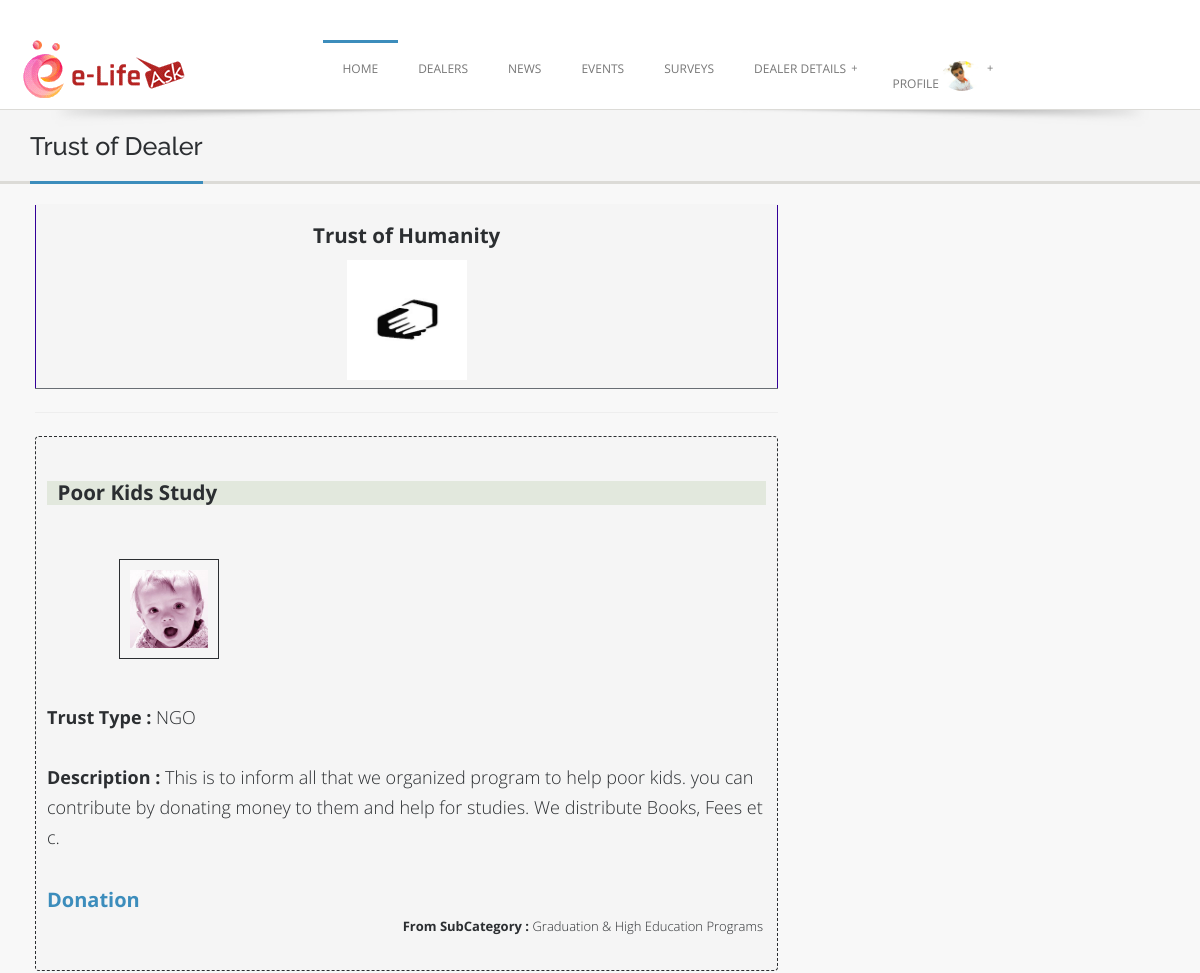
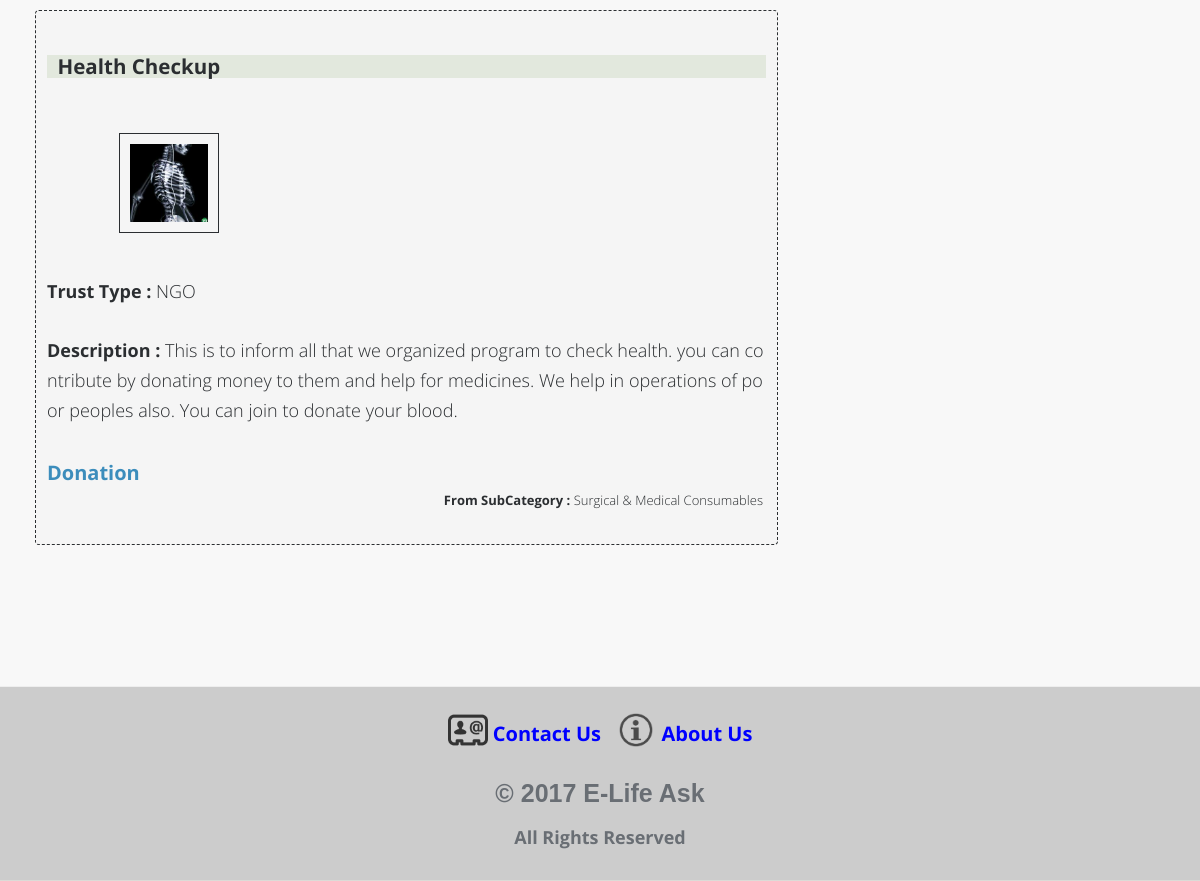
/User-Dealer/user_dealers_trust.php?dt_id=11 (signed in), run on the app's committed database (2 pictures, top to bottom).
### tables this page shows
CREATE TABLE `tbl_user` (
  `user_id` int(11) NOT NULL,
  `user_first_name` varchar(25) NOT NULL,
  `user_last_name` varchar(25) NOT NULL,
  `user_email` varchar(30) NOT NULL,
  `user_password` varchar(15) NOT NULL,
  `user_mobile_no` varchar(13) NOT NULL,
  `city_id` int(11) DEFAULT NULL,
  `pin_code` varchar(10) NOT NULL,
  `user_address` varchar(200) DEFAULT NULL,
  `user_photo` varchar(500) DEFAULT NULL,
  `user_status` int(11) NOT NULL
);

CREATE TABLE `tbl_dealer` (
  `dealer_id` int(11) NOT NULL,
  `dealer_first_name` varchar(25) NOT NULL,
  `dealer_last_name` varchar(25) NOT NULL,
  `company_name` varchar(200) NOT NULL,
  `dealer_email` varchar(30) NOT NULL,
  `dealer_password` varchar(15) NOT NULL,
  `dealer_mobile_no` varchar(13) NOT NULL,
  `designation` varchar(30) NOT NULL,
  `city_id` int(11) DEFAULT NULL,
  `pin_code` varchar(10) NOT NULL,
  `dealer_address` varchar(200) NOT NULL,
  `dealer_details` varchar(5000) NOT NULL,
  `dealer_photo` varchar(500) NOT NULL,
  `web_url` varchar(200) DEFAULT NULL,
  `JOD` date NOT NULL,
  `business_type` varchar(20) NOT NULL,
  `dealer_proof_1` varchar(500) NOT NULL,
  `dealer_proof_2` varchar(500) NOT NULL,
  `dealer_status` int(11) NOT NULL,
  `dealer_trial_plan_status` int(11) NOT NULL
);

CREATE TABLE `tbl_donation_info` (
  `donation_id` int(11) NOT NULL,
  `dealer_id` int(11) DEFAULT NULL,
  `donation_title` varchar(100) NOT NULL,
  `donation_date` date NOT NULL,
  `trust_type` varchar(50) NOT NULL,
  `donation_description` varchar(500) NOT NULL,
  `donation_photo` varchar(500) NOT NULL,
  `donation_status` int(11) NOT NULL,
  `paypal_account` varchar(100) NOT NULL,
  `trust_link` varchar(50) NOT NULL,
  `sub_category_id` int(11) DEFAULT NULL
);

CREATE TABLE `tbl_sub_category` (
  `sub_category_id` int(11) NOT NULL,
  `category_id` int(11) DEFAULT NULL,
  `sub_category_name` varchar(50) NOT NULL,
  `sub_category_photo` varchar(500) NOT NULL,
  `business_type` varchar(50) NOT NULL,
  `sub_category_status` int(11) NOT NULL
);

### User-Dealer/user_dealers_trust.php (the view, shortened to what this page needs)
<!doctype html>
<html class="no-js" lang="en">
	<head>
	<link rel="stylesheet" href="css/font-awesome.css">
	<link href="assets/css/bootstrap.css" rel="stylesheet">
	<link rel="stylesheet" href="style.css">
	<link rel="stylesheet" href="css/colors.css">
	<link rel="stylesheet" href="layerslider/css/layerslider.css" type="text/css">
  </head>
<body>
<?php
	include "header.php";
?>
	<section class="post-wrapper-top">
    	<div class="container">
            <div class="post-wrapper-top-shadow">
                <span class="s1"></span>
            </div>
            <div class="col-lg-6 col-md-6 col-sm-6 col-xs-12">
                <h2>Trust of Dealer</h2>
            </div>
        </div>
	</section>
        	<div class="content clearfix">
            	<div class="col-lg-8 col-md-8 col-sm-8 col-xs-12" style="widtd:100%;overflow:auto">
				<form method="post">
                <table border="1" class="table table-striped" data-effect="fade" style="border:#330099 solid 1px;">
                  <tbody>
				    <?php
					$select = "select * from Tbl_dealer where dealer_id = '$_GET[dt_id]' and dealer_status=1";
					$query = mysql_query($select);
					while($row = mysql_fetch_array($query))
					{
					?>
				<tr>
				  <td style="width:150px">
					  <h4 align="center"> <b> <?php echo "Trust of " .$row['company_name']; ?> </b> </h4> <p>
					  <div align="center"><img src="<?php echo $row['dealer_photo']; ?>" height="100px" width="120px"></div>
				</td>
                </tr>
					<?php } ?>
                  </tbody>
                </table>
			  </form>
		<hr>
				<form method="post">
				   <tbody>
				    <?php
					$select = "select * from Tbl_donation_info where dealer_id = '$_GET[dt_id]' and donation_status = 1 ";
					$query = mysql_query($select);
					$count=mysql_num_rows($query);
			if($count>=1)
			{
					while($row = mysql_fetch_array($query))
					{
					?>
				<pre style="border:dashed 1px">
					  <h4 style="background:#E2E8DD"> <b> <?php echo $row['donation_title']; ?> </b> </h4>
					  <div style="height:100px;width:100px;margin-left:10%;padding:10px;border:solid 1px"><img align="left" src="<?php echo $row['donation_photo']; ?>" height="100px" width="100px"></div>
<div style="font-size:18px"><b>Trust Type :</b> <?php echo $row['trust_type']; ?>  <br>
<b>Description : </b><?php echo $row['donation_description']; ?>  <br>
<b style="font-size:20px"><a href="user_donate.php?donation_id=<?php echo $row['donation_id'];?>&paypal_account=<?php echo $row['paypal_account'];?>">Donation</a></b></div>  <div style="float:right"> <b>From SubCategory :</b> <?php $select1 = "select sub_category_name from Tbl_sub_category where sub_category_id = '$row[sub_category_id]'";
					$query1 = mysql_query($select1);
					while($sc = mysql_fetch_array($query1))
					 { echo $sc['sub_category_name']; }?> <br> </div> <br> </pre>
					<?php }
				}
				else
				{ ?>
						<h3 align="center" style="border:#000033 dashed 1px;color:red">Sorry, Record Not Found....</h3>
		<?php	}
					 ?>
                  </tbody>
			  </form>
				</div>
            </div>
<?php
	include "footer.php";
?>
	</body>
</html>

### User-Dealer/header.php (shortened to what this page needs)
<?php
		$select = "select * from Tbl_dealer where dealer_id = '$_SESSION[dealer_id]'";
		$query_select = mysql_query($select);
		$row = mysql_fetch_array($query_select);
		$select1 = "select * from Tbl_user where user_id = '$_SESSION[user_id]'";
		$query_select1 = mysql_query($select1);
		$row_user = mysql_fetch_array($query_select1);
?>
<header class="header">
    	<div class="container">
        	<div class="site-header clearfix">
                <div class="col-lg-3 col-md-3 col-sm-12 title-area pull-left">
                    <div style="margin-top:-5px" class="site-title" id="title">
                        <a href="../index.php" title="">
                            <img src="images/logo.gif" alt="">
                        </a>
                    </div>
                </div>
                <div class="col-lg-9 col-md-12 col-sm-12">
                   <div id="nav">
                        <div class="container clearfix">
                       <?php
					   if($_SESSION['dealer_id']!="")
					   {
					   	?>
						  <ul id="jetmenu" class="jetmenu blue">
                            <li class="active"><a href="dealer_index.php">Home</a>
                            </li>
						<?php
							if($_SESSION['business_type'] == "Product Marketing")
							{ ?>
								<li><a href="#">Product</a>
									<ul class="dropdown">
										<li><a href="dealer_add_product.php">Add Product</a></li>
										<li><a href="dealer_manage_product.php">Manage Product</a></li>
									</ul>
								</li>
						<?php }
							else if($_SESSION['business_type'] == "Service Provider")
							{ ?>
								<li><a href="#">Service</a>
									<ul class="dropdown">
										<li><a href="dealer_add_service.php">Add Service</a></li>
										<li><a href="dealer_manage_service.php">Manage Service</a></li>
									</ul>
								</li>
							<?php }
							else if($_SESSION['business_type'] == "Trust")
							{ ?>
								<li><a href="#">Trust</a>
									<ul class="dropdown">
										<li><a href="dealer_add_donation.php">Add Donation</a></li>
										<li><a href="dealer_manage_donation.php">Manage Donation</a></li>
									</ul>
								</li>
							<?php }
							else if($_SESSION['business_type'] == "Institute")
							{ ?>
								<li><a href="#">Institute</a>
									<ul class="dropdown">
										<li><a href="dealer_add_facility.php">Add Facility</a></li>
										<li><a href="dealer_manage_facility.php">Manage Facility</a></li>
									</ul>
								</li>
							<?php } ?>
							<li><a href="#">News</a>
                                <ul class="dropdown">
                                    <li><a href="dealer_add_news.php">Add News</a></li>
                                    <li><a href="dealer_manage_news.php">Manage News</a></li>
                                </ul>
                            </li>
                            <li><a href="#">Event</a>
                                <ul class="dropdown">
                                    <li><a href="dealer_add_event.php">Add Event</a></li>
                                    <li><a href="dealer_manage_event.php">Manage Event</a></li>
                                </ul>
                            </li>
                            <li><a href="#">Survey</a>
                                <ul class="dropdown">
                                    <li><a href="dealer_add_survey.php">Add Survey</a></li>
                                    <li><a href="dealer_manage_survey.php">Manage Survey</a></li>
                                </ul>
                            </li>
                            <li><a href="#">Follow</a>
                                <ul class="dropdown" >
                                    <li><a href="dealer_follower.php">Followers</a></li>
                                </ul>
                            </li>
                            <li><a href="#">Profile <img src="<?php echo $row['dealer_photo']; ?>" style="border-radius:50% 50% 50% 50%;width:40px;"></a>
                                <ul class="dropdown" >
                                    <li><a href="dealer_view_profile.php">View Profile</a></li>
                                    <li ><a href="dealer_edit_profile.php">Edit Profile</a></li>
		                            <li><a href="dealer_my_plan.php">Plan</a></li>
									<li><a href="logout.php">Logout</a></li>
                                </ul>
                            </li>
                        </ul>
						<?php
					   }
					   else if($_SESSION['user_id']!="")
					   {
					   ?>
									  <ul id="jetmenu" class="jetmenu blue">
                            <li class="active"><a href="user_index.php">Home</a>
                            </li>
                            <li><a href="user_profile_of_dealers.php">Dealers</a></li>
                            <li><a href="user_all_news.php">News</a>
                            </li>
                            <li><a href="user_all_events.php">Events</a>
                            </li>
                            <li><a href="user_all_survey.php">Surveys</a>
                            <li><a href="#">Dealer Details</a>
                            </li>
                            <li><a href="#">Profile <img src="<?php echo $row_user['user_photo']; ?>" style="border-radius:50% 50% 50% 50%;width:40px;"></a>
                            </li>
                        </ul>
					   <?php
					   }
					   ?>
                        </div>
                    </div>
                </div>
            </div>
    	</div>
    </header>

### User-Dealer/style.css (style rules this page uses)
* { margin: 0; padding: 0px; font-family: "Open Sans"; }
body { background: #f8f8f8; margin: 0; height: 100%; z-index: 1000; color: #696E74; }
p { padding: 0; margin-bottom: 12px; font-family: "Open Sans" !important; font-weight: 300; font-size: 14px; line-height: 24px; color: #696E74; margin-top: 10px; }
html { overflow-x: hidden; overflow-y: auto; }
html, body { height: 100%; }
img { height: auto; max-width: 100%; }
*, *:after, *:before { -webkit-box-sizing: border-box; -moz-box-sizing: border-box; box-sizing: border-box; padding: 0; margin: 0; }
a { padding: 0; margin: 0; text-decoration: none; -webkit-transition: background-color .4s linear, color .4s linear; -moz-transition: background-color .4s linear, color .4s linear; -o-transition: background-color .4s linear, color .4s linear; -ms-transition: background-color .4s linear, color .4s linear; transition: background-color .4s linear, color .4s linear; }
a img { border: none; vertical-align: bottom; }
p, pre, ul, ol, dl, dd, blockquote, address, fieldset, form, { margin-bottom: 20px; }
a img { border: none; }
ul, ol, dl { margin-left: 30px; }
ul, ol, dl { margin-bottom: 1.25em; font-family: inherit; }
ul, ol { margin-left: 0; }
section::before, section::after { position: absolute; content: ''; pointer-post-wraps: none; }
.marketplace-top-shadow, .post-wrapper-top-shadow { width:100%; position:relative; z-index:1000; }
.marketplace-top-shadow .s1, .post-wrapper-top-shadow .s1 { background:url(images/shadow.png) center no-repeat; height:31px; margin:0 auto; bottom:-18px; width:100%; position:absolute; left:0; }
.post-wrapper-top { background-color: #F5F5F5; bottom: 0; left: 0; right: 0; top: 0; z-index: 0; border-bottom: 3px solid #DCDBD7; margin-bottom: 0; padding:0; position: relative; text-align: left; }
.post-wrapper-top h2 { border-bottom: 3px solid #fff; display: inline-block; font-weight:500; font-size:1.8em; padding: 0 0 20px; color:#2B2E31; position: relative; margin-bottom:-3px; }
.header { background:#ffffff; display:block; border-bottom:1px solid #DCDBD7; position:relative; z-index: 99; }
.site-header { padding:40px 0 0; }
.title-area { padding:0; display:block; position:relative; overflow:hidden; }
#nav { margin-top:0; }
.effect-fade { opacity: 0; }
.effect-fade.in { opacity: 1; }
.content { padding:20px 20px 60px 20px; }

### User-Dealer/css/colors.css (style rules this page uses)
.pagination > li > a:hover, .pagination > li > span:hover, .pagination > li > a:focus, .pagination > li > span:focus, .list-group-item.active, .list-group-item.active:hover, .list-group-item.active:focus, .panel-primary > .panel-heading, .breadcrumb, blockquote, blockquote.pull-right, .nav .open > a, .nav .open > a:hover, .nav .open > a:focus, .form-control:focus, .nav .open > a, .nav .open > a:hover, a.thumbnail:hover, .nav-tabs.nav-stacked > li > a, .owl-carousel .item a div span, a.thumbnail:focus, .post-wrapper-top h2, .nav .open > a:focus, #volume, .title:before, .post-meta a:hover, .title:after { border-color:#3C8DBC }
.panel-primary > .panel-heading + .panel-collapse .panel-body, .nav .caret, .blue > li:hover > a, .blue > li.active > a, .top-bar-section .dropdown, .top-bar-section .has-dropdown > a:after { border-top-color:#3C8DBC }
.text-primary, .panel-primary > .panel-heading, .navbar-inverse .dropdown-menu > li > a:hover, .navbar-inverse .dropdown-menu > li > a:focus, .nav > li > a:hover, .nav > li > a:focus, .accordion-heading .accordion-toggle > em, .message span, .services_lists_boxes_icon:after, #cp-nav a:hover, #cp-nav .hover > a, #cp-nav .current > a, #cp-nav .hover > a a:after, #cp-nav .current a:after, a.list-group-item.active > .badge, .nav-pills > .active > a > .badge, a, .rating i, .btn-link, .dropdown-menu > li > a:hover, .dropdown-menu > li > a:focus, .dropdown-menu > .active > a, .dropdown-menu > .active > a:hover, .dropdown-menu > .active > a:focus, .nav > li > a:hover, .nav > li > a:focus, .check li:before, .highlight, .required, .pricing li:before, .theme_details h3, .theme_overviews .icon-container i, .jetmenu li > .megamenu i, .top-bar-section ul li:hover > a, .top-bar-section ul li.active > a, .recent_posts li a.readmore { color:#3C8DBC; }

### User-Dealer/user_dealers_trust.php (style rules this page uses)
td { border-bottom:solid 1px; }

### data on the page
tbl_user: user_photo (picture)
tbl_dealer: company_name "Humanity", dealer_photo (picture)
tbl_donation_info: donation_title "Poor Kids Study", donation_photo (picture), trust_type "NGO", donation_description "This is to inform all that we organized program to help poor kids. you can contribute by donating money to them and help for studies. We distribute Books, Fees etc."
tbl_sub_category: sub_category_name "Graduation & High Education Programs"
tbl_donation_info: donation_title "Health Checkup", donation_photo (picture), trust_type "NGO", donation_description "This is to inform all that we organized program to check health. you can contribute by donating money to them and help for medicines. We help in operations of poor peoples also. You can join to donate your blood."
tbl_sub_category: sub_category_name "Surgical & Medical Consumables"
